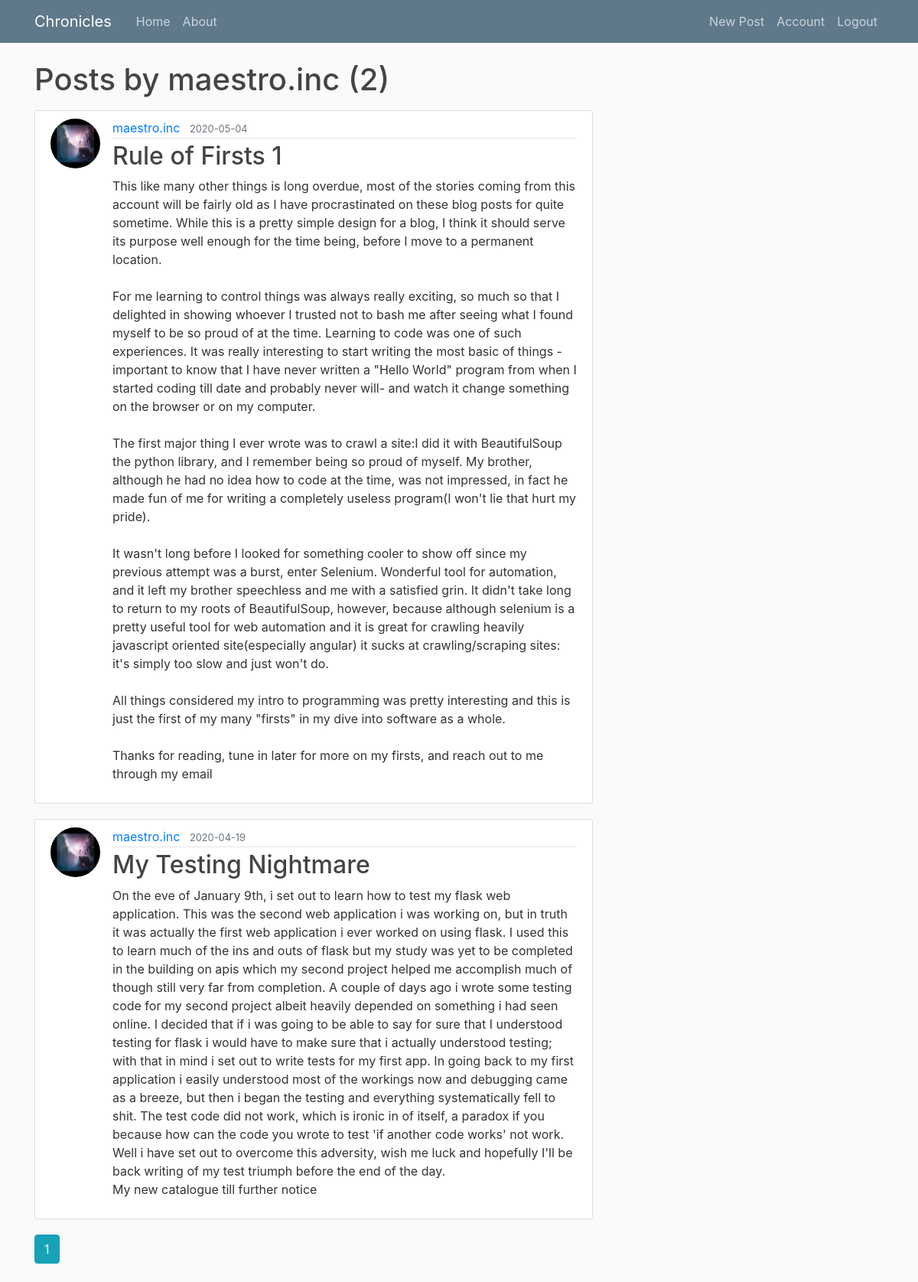
The app's page /user/maestro.inc (signed in) with its own data.
### flaskblog/models.py (models this page shows, shortened)
class User(db.Model, UserMixin):
    id = db.Column(db.Integer(), primary_key=True)
    username = db.Column(db.String(100), unique=True, nullable=False)
    email = db.Column(db.String(100), unique=True, nullable=False)
    password = db.Column(db.String(70), nullable=False)
    image_file = db.Column(db.String(55), nullable=False, default='default.png')
    post = db.relationship('Post', backref="author", lazy=True)

class Post(db.Model):
    id = db.Column(db.Integer(), primary_key=True)
    title = db.Column(db.String(200), nullable=False)
    date_posted = db.Column(db.DateTime, nullable=False, default=datetime.utcnow)
    content = db.Column(db.String(1200000), nullable=False)
    user_id = db.Column(db.Integer(), db.ForeignKey(User.id), nullable=False)

### flaskblog/Users/routes.py (the view)
@users.route("/user/<string:username>")
def user_posts(username):
    page = request.args.get('page', 1, type=int)
    user = User.query.filter_by(username=username).first_or_404()
    posts = Post.query.filter_by(author=user)\
        .order_by(Post.date_posted.desc())\
        .paginate(page=page, per_page=5)
    return render_template('users_page.html', posts=posts, user=user)

### flaskblog/models.py (called while the page is built)
@login_manager.user_loader
def load_user(user_id):
    return User.query.get(int(user_id))

### flaskblog/templates/users_page.html
{% extends "layout.html" %}
{% block content %}
    <h1 class="mb-3">Posts by {{ user.username }} ({{ posts.total }})</h1>
    {% for post in posts.items %}
        <article class="media content-section">
          <img class="rounded-circle article-img" src="{{ url_for('static', filename='profile_pics/' + post.author.image_file) }}">
          <div class="media-body">
            <div class="article-metadata">
              <a class="mr-2" href="{{ url_for('users.user_posts', username=post.author.username) }}">{{ post.author.username }}</a>
              <small class="text-muted">{{ post.date_posted.strftime('%Y-%m-%d') }}</small>
            </div>
            <h2><a class="article-title" href="{{ url_for('posts.post', post_id=post.id) }}">{{ post.title }}</a></h2>
            <p class="article-content">{{ post.content }}</p>
          </div>
        </article>
    {% endfor %}
    {% for page_num in posts.iter_pages(left_edge=1, right_edge=1, left_current=1, right_current=2) %}
      {% if page_num %}
        {% if posts.page == page_num %}
          <a class="btn btn-info mb-4" href="{{ url_for('users.user_posts', username=user.username, page=page_num) }}">{{ page_num }}</a>
        {% else %}
          <a class="btn btn-outline-info mb-4" href="{{ url_for('users.user_posts', username=user.username, page=page_num) }}">{{ page_num }}</a>
        {% endif %}
      {% else %}
        ...
      {% endif %}
    {% endfor %}
{% endblock content %}

### flaskblog/static/main.css (style rules this page uses)
body { background: #fafafa; color: #333333; margin-top: 5rem; }
h1, h2, h3, h4, h5, h6 { color: #444444; }
.content-section { background: #ffffff; padding: 10px 20px; border: 1px solid #dddddd; border-radius: 3px; margin-bottom: 20px; }
.article-title { color: #444444; }
.article-content { white-space: pre-line; }
.article-img { height: 65px; width: 65px; margin-right: 16px; }
.article-metadata { padding-bottom: 1px; margin-bottom: 4px; border-bottom: 1px solid #e3e3e3 }

### records on screen
User: username "maestro.inc"
Post: image_file (picture), author.username "maestro.inc", date_posted "2020-05-04", title "Rule of Firsts 1", content "This like many other things is long overdue, most of the stories coming from this account will be fairly old as I have procrastinated on these blog posts for quite sometime. While this is a pretty simple design for a blog, I think it should serve its purpose well enough for the time being, before I move to a permanent location. For me learning to control things was always really exciting, so much so that I delighted in showing whoever I trusted not to bash me after seeing what I found myself to be so proud of at the time. Learning to code was one of such experiences. It was really interesting to start writing the most basic of things -important to know that I have never written a \"Hello…"
Post: image_file (picture), author.username "maestro.inc", date_posted "2020-04-19", title "My Testing Nightmare", content "On the eve of January 9th, i set out to learn how to test my flask web application. This was the second web application i was working on, but in truth it was actually the first web application i ever worked on using flask. I used this to learn much of the ins and outs of flask but my study was yet to be completed in the building on apis which my second project helped me accomplish much of though still very far from completion. A couple of days ago i wrote some testing code for my second project albeit heavily depended on something i had seen online. I decided that if i was going to be able to say for sure that I understood testing for flask i would have to make sure that i actually…"

### other values on screen
{{ posts.total }} "2"
{{ page_num }} "1"
